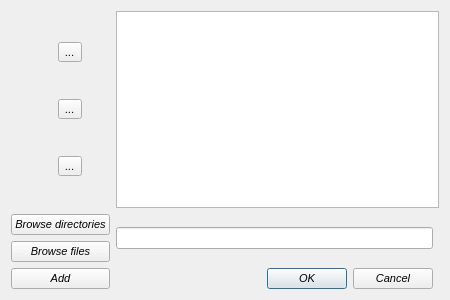
<?xml version="1.0" encoding="UTF-8"?>
<ui version="4.0">
 <class>Dialog</class>
 <widget class="QDialog" name="Dialog">
  <property name="geometry">
   <rect>
    <x>0</x>
    <y>0</y>
    <width>450</width>
    <height>300</height>
   </rect>
  </property>
  <property name="sizePolicy">
   <sizepolicy hsizetype="MinimumExpanding" vsizetype="MinimumExpanding">
    <horstretch>0</horstretch>
    <verstretch>0</verstretch>
   </sizepolicy>
  </property>
  <property name="font">
   <font>
    <pointsize>8</pointsize>
    <italic>true</italic>
   </font>
  </property>
  <property name="windowTitle">
   <string>Dialog</string>
  </property>
  <layout class="QGridLayout" name="gridLayout_3">
   <item row="0" column="0">
    <layout class="QGridLayout" name="gridLayout">
     <property name="sizeConstraint">
      <enum>QLayout::SetMinimumSize</enum>
     </property>
     <item row="0" column="0">
      <layout class="QGridLayout" name="gridLayout_2">
       <item row="0" column="1">
        <widget class="QToolButton" name="toolButton_GoUp">
         <property name="text">
          <string>...</string>
         </property>
        </widget>
       </item>
       <item row="1" column="1">
        <widget class="QToolButton" name="toolButton_GoDown">
         <property name="text">
          <string>...</string>
         </property>
        </widget>
       </item>
       <item row="2" column="1">
        <widget class="QToolButton" name="toolButton_Trash">
         <property name="text">
          <string>...</string>
         </property>
        </widget>
       </item>
       <item row="0" column="0">
        <spacer name="horizontalSpacer">
         <property name="orientation">
          <enum>Qt::Horizontal</enum>
         </property>
         <property name="sizeType">
          <enum>QSizePolicy::Preferred</enum>
         </property>
         <property name="sizeHint" stdset="0">
          <size>
           <width>20</width>
           <height>20</height>
          </size>
         </property>
        </spacer>
       </item>
      </layout>
     </item>
     <item row="0" column="1" colspan="2">
      <widget class="QListWidget" name="listWidget_DirectoryOrFileList"/>
     </item>
     <item row="1" column="0">
      <layout class="QVBoxLayout" name="verticalLayout_2">
       <item>
        <widget class="QPushButton" name="pushButton_BrowseDirectories">
         <property name="text">
          <string>Browse directories</string>
         </property>
        </widget>
       </item>
       <item>
        <widget class="QPushButton" name="pushButton_BrowseFiles">
         <property name="text">
          <string>Browse files</string>
         </property>
        </widget>
       </item>
      </layout>
     </item>
     <item row="1" column="1">
      <widget class="QLineEdit" name="lineEdit_DirectoryOrFileName"/>
     </item>
     <item row="2" column="1">
      <widget class="QDialogButtonBox" name="buttonBox_OkCancel">
       <property name="orientation">
        <enum>Qt::Horizontal</enum>
       </property>
       <property name="standardButtons">
        <set>QDialogButtonBox::Cancel|QDialogButtonBox::Ok</set>
       </property>
      </widget>
     </item>
     <item row="2" column="0">
      <widget class="QPushButton" name="pushButton_Add">
       <property name="text">
        <string>Add</string>
       </property>
      </widget>
     </item>
    </layout>
   </item>
  </layout>
 </widget>
 <resources/>
 <connections>
  <connection>
   <sender>buttonBox_OkCancel</sender>
   <signal>accepted()</signal>
   <receiver>Dialog</receiver>
   <slot>accept()</slot>
   <hints>
    <hint type="sourcelabel">
     <x>248</x>
     <y>254</y>
    </hint>
    <hint type="destinationlabel">
     <x>157</x>
     <y>274</y>
    </hint>
   </hints>
  </connection>
  <connection>
   <sender>buttonBox_OkCancel</sender>
   <signal>rejected()</signal>
   <receiver>Dialog</receiver>
   <slot>reject()</slot>
   <hints>
    <hint type="sourcelabel">
     <x>316</x>
     <y>260</y>
    </hint>
    <hint type="destinationlabel">
     <x>286</x>
     <y>274</y>
    </hint>
   </hints>
  </connection>
 </connections>
</ui>
